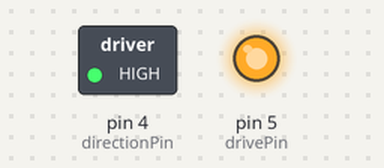
Bench run of a sketch on a simulated Arduino Uno, built with avr-gcc and run on an emulated ATmega328P. On the bench: switched loads named in the sketch (green lamp = pin HIGH), output pins drawn as LEDs (lit = HIGH).

Above: at 3.0 s.
At 9.0 s:
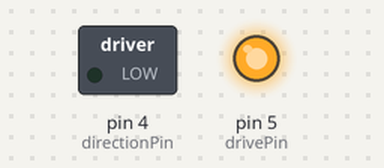
At 14.5 s:
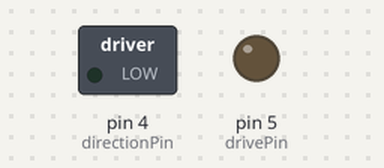
Timing chart, 0 to 22.1 s (numbered marks = the images above):
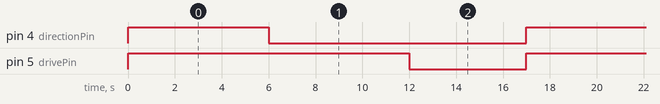

Measured:
- by itself, pin 4 (directionPin): alternates HIGH for 6.0 s and LOW for 11.0 s
- by itself, pin 5 (drivePin): alternates HIGH for 12.0 s and LOW for 5.0 s
- by itself, everything shown: repeats every 17.0 s, in 3 steps

The sketch:

md-other.ino
```cpp
#define FORWARD 0
#define BACKWARDS 1
#define STOP 2

int directionPin = 4;
int drivePin = 5;


void setup() {
    pinMode(directionPin,OUTPUT);
    pinMode(drivePin,OUTPUT);
}

void moveMotor (int direction) {
    if (direction == FORWARD) {
        digitalWrite(directionPin,HIGH);
        digitalWrite(drivePin,HIGH);
        delay(1000);
    }
    else if (direction == STOP) {
        digitalWrite(drivePin,LOW);
        digitalWrite(directionPin,LOW);

    }
    else if (direction == BACKWARDS) {
        digitalWrite(directionPin,LOW);
        digitalWrite(drivePin,HIGH);
        delay(1000);
    }
}

void loop() {
    moveMotor(FORWARD);
    delay (5000);
    moveMotor(BACKWARDS);
    delay(5000);
    moveMotor(STOP);
    delay(5000);

}
```
